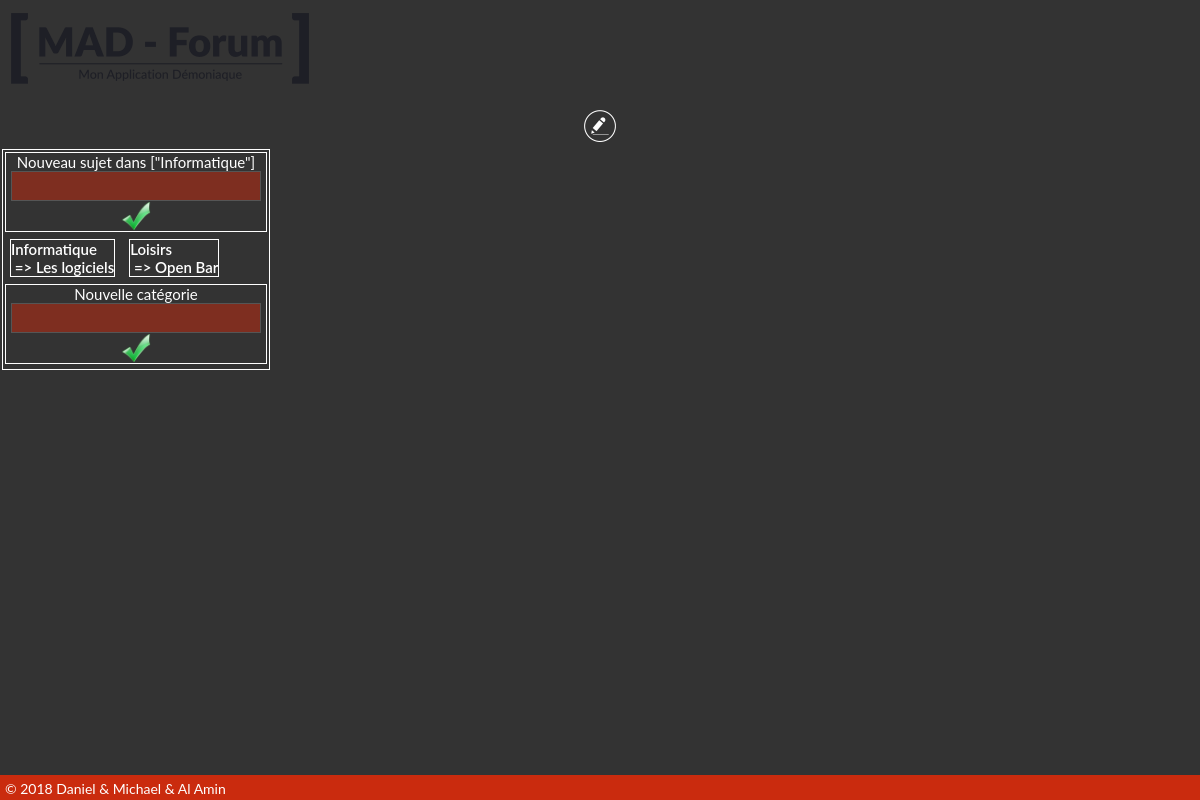
/forum.php, run on an earlier commit of the app's database.
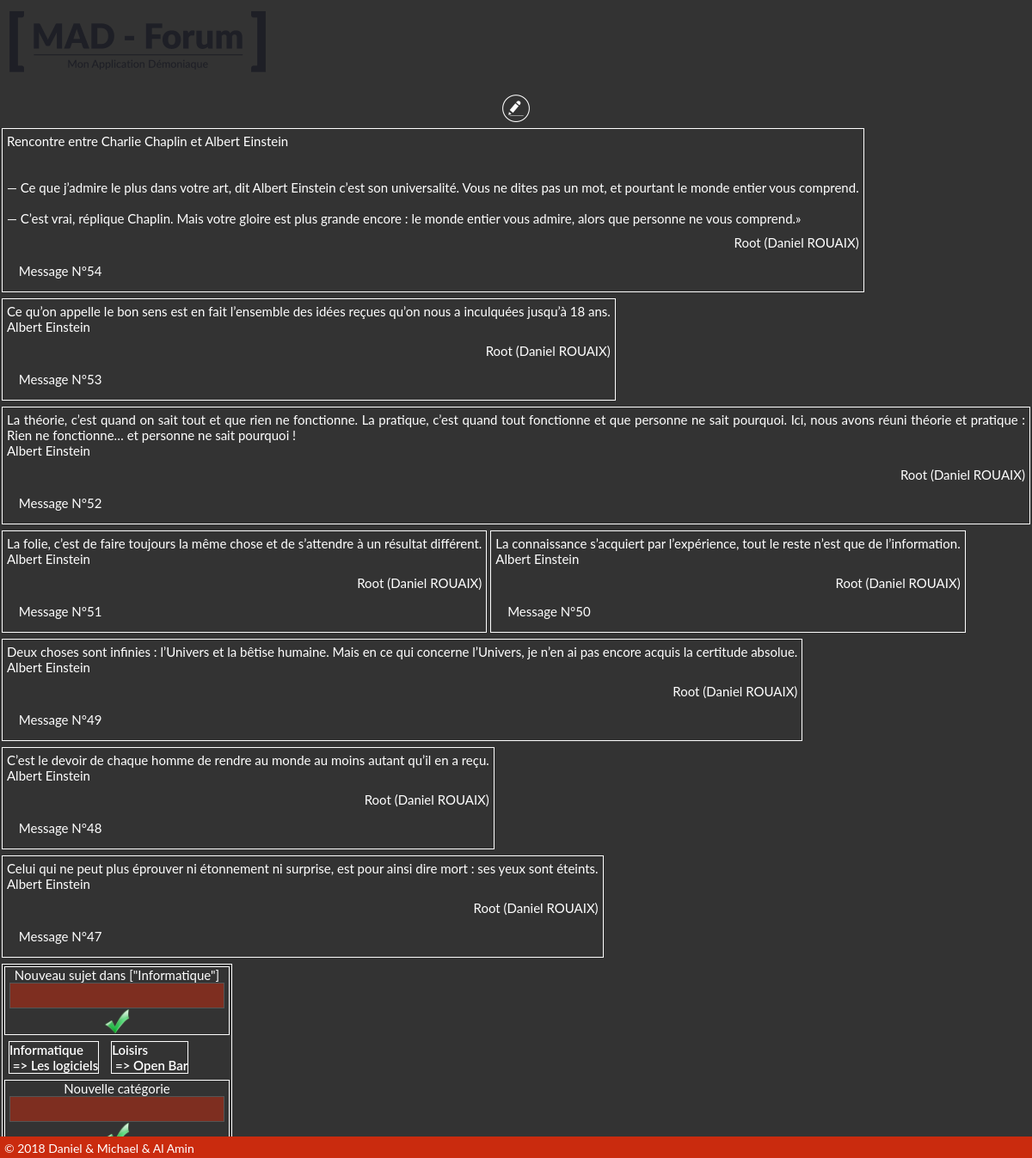
And on a later commit of the database.
### tables this page shows
CREATE TABLE `categorie` (
  `categorie_id` int(10) UNSIGNED NOT NULL,
  `designation` varchar(255) DEFAULT NULL,
  `user_id` int(11) DEFAULT NULL
);

CREATE TABLE `sujet` (
  `sujet_id` int(100) UNSIGNED NOT NULL,
  `designation` varchar(255) DEFAULT NULL,
  `categorie_id` int(11) DEFAULT NULL,
  `user_id` int(6) NOT NULL
);

CREATE TABLE `message` (
  `message_id` int(10) UNSIGNED NOT NULL,
  `contenu` longtext,
  `user_id` int(10) UNSIGNED DEFAULT NULL,
  `categorie_id` int(10) UNSIGNED DEFAULT NULL,
  `sujet_id` int(10) UNSIGNED DEFAULT NULL,
  `destinataire_id` int(10) UNSIGNED DEFAULT NULL,
  `date` datetime DEFAULT NULL,
  `pere_id` int(11) UNSIGNED DEFAULT NULL
);

### inc_categorie.php (the view, shortened to what this page needs)
<?php
$requete = "
select
categorie.categorie_id as cid, categorie.designation as cd, sujet.sujet_id as sid, sujet.designation as sd
from categorie
inner join sujet
on categorie.categorie_id = sujet.categorie_id
order by categorie.categorie_id, sujet.designation
";
echo "<div class='padding bg1 nmenu'>";
?>
<p class="cblanc centre">Nouveau sujet dans ["<?php echo nomCategorie($_SESSION["categorie"]); ?>"]</p>
<form action="add_sujet.php" method="GET" name="sujetform" enctype="text/plain">
    <input class="nmenu bgblanc c1 inpcat" type="text" name="newsujet" required />
    <input type="submit" name="submit" value="" class="btcat" title="Ajouter ce sujet dans <?php echo nomCategorie($_SESSION["categorie"]); ?>"/>
</form>
<?php
echo "</div>";
if ($resultat = $mysqli->query($requete)){
    reset($resultat);
    while  ($ligne = $resultat->fetch_assoc()){
        if($_SESSION["categorie"] == $ligne["cid"] && $_SESSION["sujet"] == $ligne["sid"]){$cl ="bg2";}else{$cl ="bg3";}
        echo "<a href='forum.php?categorie=".$ligne["cid"]."&sujet=".$ligne["sid"]."' title=''>";
        echo "<div class='nmenu ".$cl." cblanc'>";
        echo ucfirst(decode_bdd($ligne["cd"]))."<br />&nbsp;=> ".ucfirst(decode_bdd($ligne["sd"]))."</div></a>";
    }
}
?>
<div class="padding bg1 nmenu">
<p class="cblanc centre">Nouvelle catégorie</p>
<form action="add_categorie.php" method="GET" name="categorieform" enctype="text/plain">
    <input class="nmenu bgblanc c1 inpcat" type="text" name="newcategorie" required />
    <input type="submit" name="submit" value="" class="btcat" title="Ajouter ce sujet dans <?php echo nomCategorie($_SESSION["categorie"]); ?>"/>
</form>
</div

### forum.php (shortened to what this page needs)
<?php
    if(file_exists("sys.php")){include("sys.php");}
?>
    <!DOCTYPE html>
    <html>
    <head>
        <?php if(file_exists("head.php")){include("head.php");}?>
    </head>
    <body class="bgblanc" onload="">
        <?php if(file_exists("header.php")){include("header.php");}?>
        <div class="centre bg1 padding">
            <a class="" href="forum.php?editeur=1" title="Ecrire"><img src="img/Editor-128.png" width="32" height="32" alt="Ecrire un message" title="Ecrire un message"/></a>
        </div>
        <div class="dflex">
        <article class="nmenu forum bg4 margebas">
            <section class="listemessage">
                <?php if(file_exists("inc_liste_messages.php")){include("inc_liste_messages.php");} ?>
            </section>
        </article>
        <aside class="forum">
        <div class="nmenu">
            <?php if(file_exists("inc_categorie.php")){include("inc_categorie.php");} ?>
        </div>
        </aside>
        </div>
        <?php if(file_exists("footer.php")){include("footer.php");} ?>
    </body>
    </html>

### head.php (shortened to what this page needs)
<link rel="stylesheet" href="./css/animate.css" />
<link rel="stylesheet" href="./css/style.css" />
<link rel="stylesheet" href="./css/classe.css" />

### header.php (shortened to what this page needs)
?><header class="bg3"><?php
switch ($_SESSION["page"]) {
   case "accueil": ?>
       <?php
   case "forum": ?>
       <img src="./img/logo_c1.png" width="320" height="100" alt="" class="animated bounce" />
        <?php
   break;
}
?>
<nav class="block"><?php if(file_exists("nav.php")){include("nav.php");}?></nav>
</header>

### footer.php (shortened to what this page needs)
<footer class="bg1 cblanc">
    &copy; 2018 Daniel & Michael & Al Amin
</footer>

### inc_liste_messages.php (shortened to what this page needs)
<?php
    $requete = "select * from message where categorie_id = '".$_SESSION["categorie"]."' and sujet_id = '".$_SESSION["sujet"]."' and pere_id = '0' order by message_id desc";
    echo "<div class=''>";
    if ($resultat = $mysqli->query($requete)){
        reset($resultat);
        while  ($ligne = $resultat->fetch_assoc()){
            if($ligne["destinataire_id"]==0 ||$ligne["destinataire_id"]==$_SESSION["user"]["id"]){
                echo "<div class='nmenu bgblanc'>";
                    echo "<p class='padding juste'>".decode_bdd($ligne["contenu"])."</p>";
                    echo auteur($ligne["user_id"]);
                    echo icones_messages($ligne["user_id"],$ligne["message_id"],"droite","marge");
                echo "</div>";
            }
        }
    }
    echo "</div>";
?>

### sys.php (shortened to what this page needs)
<?php
function decode_bdd($x){
    return stripslashes(html_entity_decode($x));
}
function nomCategorie($c){
    $requete = "select * from categorie where categorie_id = '".$c."'";
    if ($resultat = $mysqli->query($requete)){
        reset($resultat);
        $ligne = $resultat->fetch_assoc();
        return ucfirst($ligne["designation"]);
    }
}
function auteur($user){
    $html="";
    $requeteB = "select * from user where user_id = '".$user."' limit 1";
    if ($resultatB = $mysqli->query($requeteB)){
        reset($resultatB);
        $ligneB = $resultatB->fetch_assoc();
        $html .= "<div class='droite marge'>";
        $html .= ucfirst($ligneB["pseudo"])." (".ucfirst($ligneB["prenom"])." ".strtoupper($ligneB["nom"]).")";
        $html .= "</div>";
    }
    return $html;
}
function icones_messages($user,$message,$align,$classe){
    $html="";
    $html .= "<div class='".$align." ".$classe." bg3 padding'>";
    $html .=  "<div class='lblock gauche padding cblanc'>&nbsp;Message N°".$message."</div>";
    if(administrateur($_SESSION["user"]["id"]) || moderateur($_SESSION["user"]["id"]) || ($_SESSION["user"]["id"]==$user)){
        $html .=  "<a class='marge' href='forum.php?editeur=1&reponse=".$message."'>";
        $html .=  "<img src='img/Data-Edit-128.png' alt='' title='Répondre' width='24' height='24' />";
        $html .=  "</a>";
        $html .=  "<a class='marge' href='sup_message_bdd.php?message_id=".$message."&user_id=".$user."&page=forum ' title='Supprimer'>";
        $html .=  "<img src='img/Close-128.png' alt='' title='Supprimer' width='24' height='24' />";
        $html .=  "</a>";
        if(administrateur($_SESSION["user"]["id"]) || moderateur($_SESSION["user"]["id"])){
            if (!censure_active($message)){
                $html .=  "<a class='marge' href='censure.php?censure=".$message."'>";
                $html .=  "<img src='img/Hand-04-128.png' alt='' title='Censurer' width='24' height='24' />";
                $html .=  "</a>";
            }
        }
    }
    $html .=  "</div>";
    return $html;
}
function moderateur($x){
    $requete = "select * from user where user_id = '".$x."' limit 1";
    if ($resultat = $mysqli->query($requete)){
        reset($resultat);
        if ($ligne = $resultat->fetch_assoc()){
            if($ligne["role_id"]== 3){
                return true;
            }else{
                return false;
            }
        }
    }
}
?>

### css/style.css (style rules this page uses)
* { box-sizing: border-box; font-family: "Roboto Slab", "Lato", "Arial"; }
html, body { display: block; font-size:16px; margin: 0; padding: 0; width: 100%; height: 100%; background: #333; color: #fff; font-size: 15px; text-align: left; }
article { display:block; }
footer { display: block; width: 100%; height: 25px; overflow:hidden; background-color: rgba(202, 43, 14, 1); position: fixed; bottom: 0px; left: 0px; font-size: 14px; text-align: left; padding: 5px; margin-top: 10px; }
form { font-size: 16px; display: block; margin: 0 ; padding: 0; vertical-align: middle; overflow: hidden; text-align:center; }
header { display: block; width: 100%; padding: 0; margin: 0; overflow: hidden; }
img { margin: 0; padding: 0; vertical-align: middle; }
input { width: 250px; height: 30px; font-size: 16px; text-align: center; color: #fff; background-color: rgba(202, 43, 14, 0.5); border: 1px solid #555; margin-left: 5px; margin-right: 5px; }
input[type=submit] { width: 30px; height: 30px; background-color: transparent; background-image: url("../img/valider.png"); background-size: contain; background-position: left top; border: 0; padding: 0; vertical-align: middle; cursor: pointer; }
nav { display: block; width: 100%; margin:0; padding:5px 5px 0 0 ; text-align: right; overflow: hidden; }
p { text-align: left; margin:0; padding:0; }
section { text-align: left; padding: 0; margin: 0; }
section::first-line { font-weight: 500; }

### css/classe.css (style rules this page uses)
div.nmenu { display:inline-block; margin:2px; padding:0; overflow:hidden; color:#fff; border: 1px solid #fff; }
.nmenu a,.nmenu a:link,.nmenu a:visited { text-decoration: none; color:#fff; padding:5px; margin:0; font-weight:600; }
.listemessage { display: block; overflow-x: hidden; overflow-y: auto; padding-bottom: 350px; }
.centre { text-align: center; }
.droite { text-align: right; }
.juste { text-align: justify; }
.gauche { text-align: left; }
.marge { margin: 5px; }
.padding { padding: 5px; }
.block { display: block; }
article.forum { display: block; width: 100%; min-width: 300px; }
aside.forum { display: inline-block; width: 20%; min-width: 200px; }
.forum section, .forum header { display: block; margin: 0; padding: 0; clear: both; }

What changed in the data, as far as the page shows it:
added message: contenu "Rencontre entre Charlie Chaplin et Albert Einstein — Ce que j’admire le plus dans votre art, dit Albert Eins­tein c’est son universalité. Vous ne dites pas un mot, et pourtant le monde entier vous comprend. — C’est vrai, réplique Chaplin. Mais votre gloire est plus grande encore : le monde entier vous admire, alors que personne ne vous comprend.»", value "Root (Daniel ROUAIX)", message_id "54"
added message: contenu "Ce qu’on appelle le bon sens est en fait l’ensemble des idées reçues qu’on nous a inculquées jusqu’à 18 ans. Albert Einstein", value "Root (Daniel ROUAIX)", message_id "53"
added message: contenu "La théorie, c’est quand on sait tout et que rien ne fonctionne. La pratique, c’est quand tout fonctionne et que personne ne sait pourquoi. Ici, nous avons réuni théorie et pratique : Rien ne fonctionne… et personne ne sait pourquoi ! Albert Einstein", value "Root (Daniel ROUAIX)", message_id "52"
added message: contenu "La folie, c’est de faire toujours la même chose et de s’attendre à un résultat différent. Albert Einstein", value "Root (Daniel ROUAIX)", message_id "51"
added message: contenu "La connaissance s’acquiert par l’expérience, tout le reste n’est que de l’information. Albert Einstein", value "Root (Daniel ROUAIX)", message_id "50"
added message: contenu "Deux choses sont infinies : l’Univers et la bêtise humaine. Mais en ce qui concerne l’Univers, je n’en ai pas encore acquis la certitude absolue. Albert Einstein", value "Root (Daniel ROUAIX)", message_id "49"
added message: contenu "C’est le devoir de chaque homme de rendre au monde au moins autant qu’il en a reçu. Albert Einstein", value "Root (Daniel ROUAIX)", message_id "48"
added message: contenu "Celui qui ne peut plus éprouver ni étonnement ni surprise, est pour ainsi dire mort : ses yeux sont éteints. Albert Einstein", value "Root (Daniel ROUAIX)", message_id "47"
